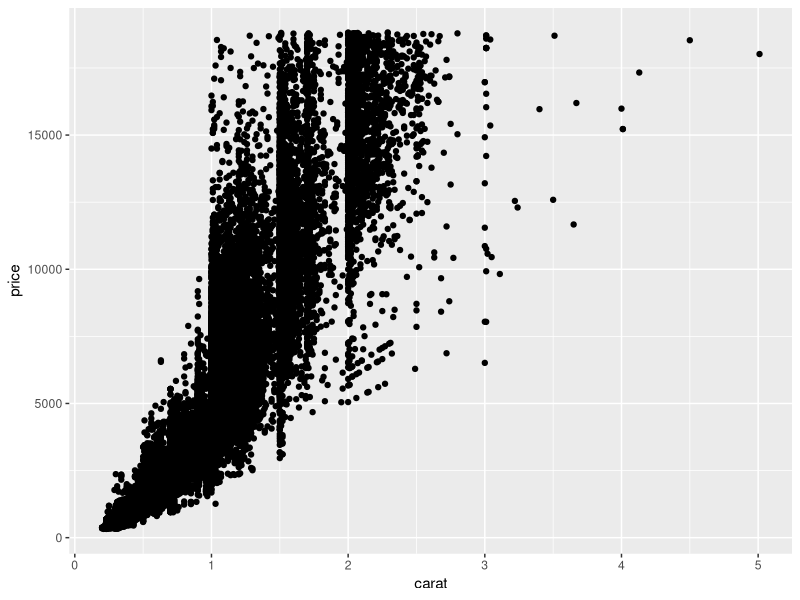
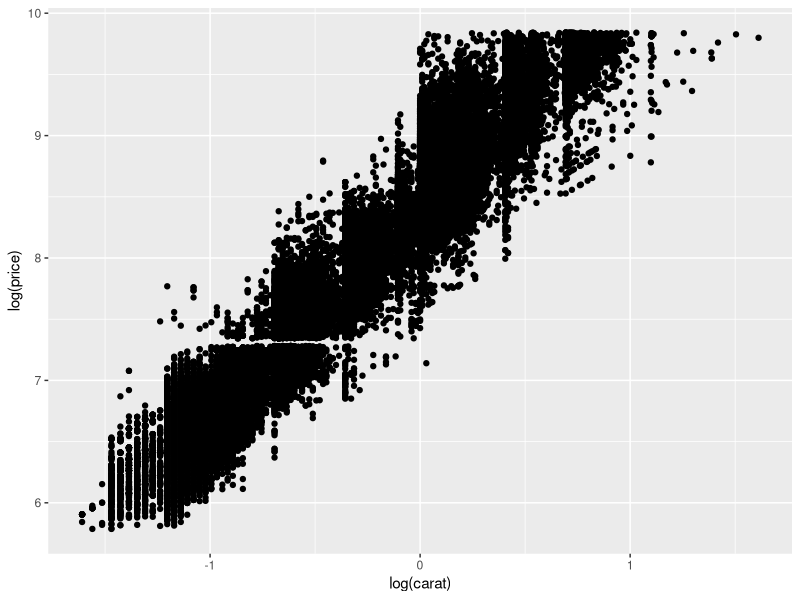
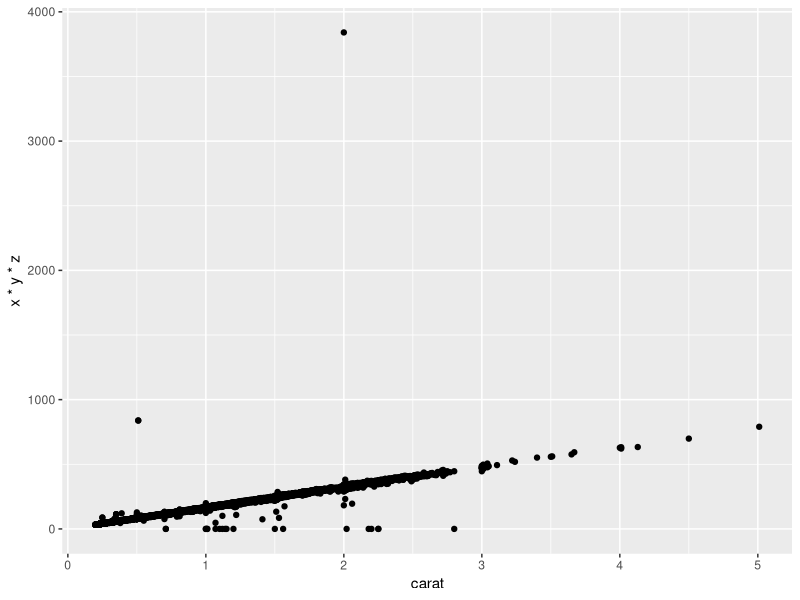
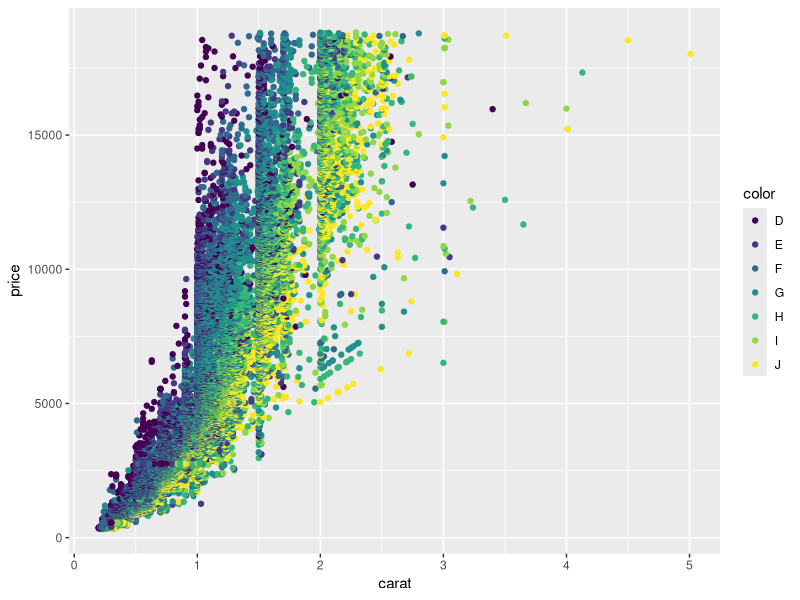
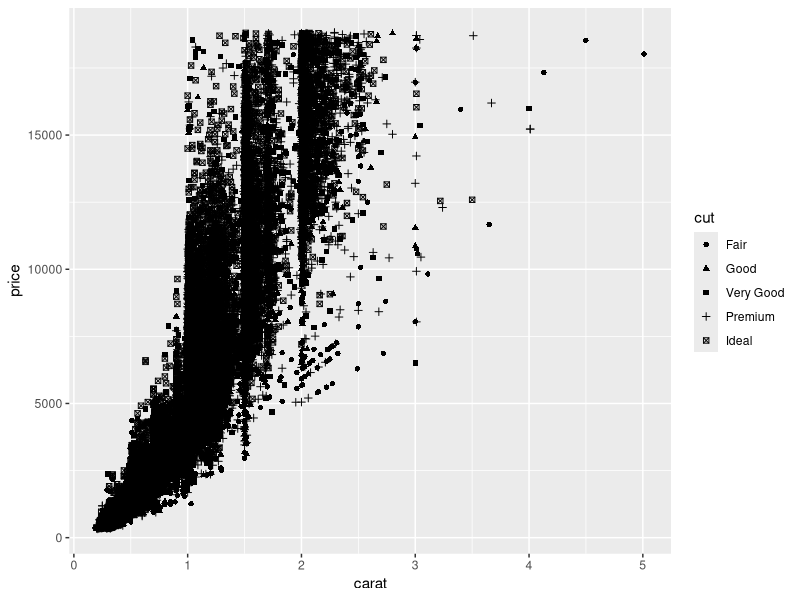
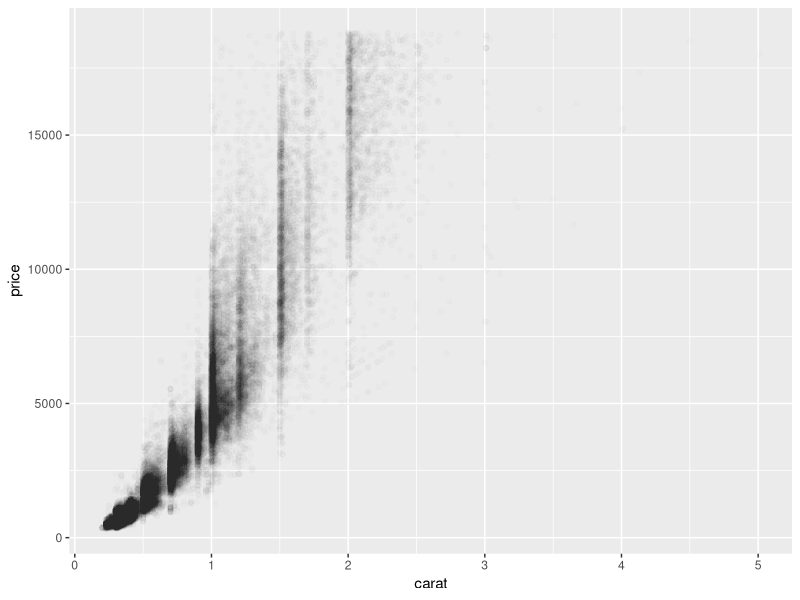
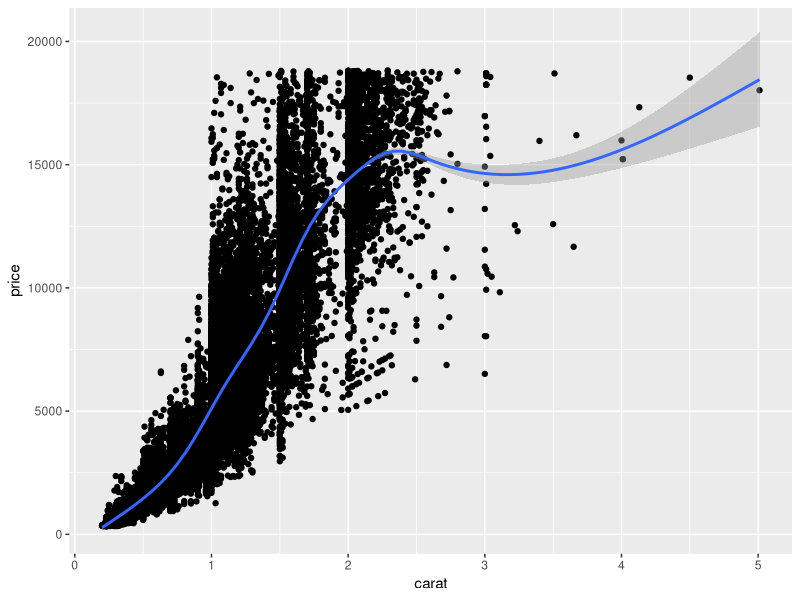

The R source for these figures, in order:
library("ggplot2")
diamonds
# show relation of carat and price
qplot(carat, price, data=diamonds)

# show log of price, then looks like linear
qplot(log(carat), log(price), data=diamonds)

# show relation of carat and volumn
qplot(carat, x * y * z, data=diamonds)

# with color
qplot(carat, price, data=diamonds, colour=color)

qplot(carat, price, data=diamonds, shape=cut)

# transparent
qplot(carat, price, data=diamonds, alpha=I(1/100))

# for complex geom object.
qplot(carat, price, data=diamonds, geom=c("point", "smooth"))



